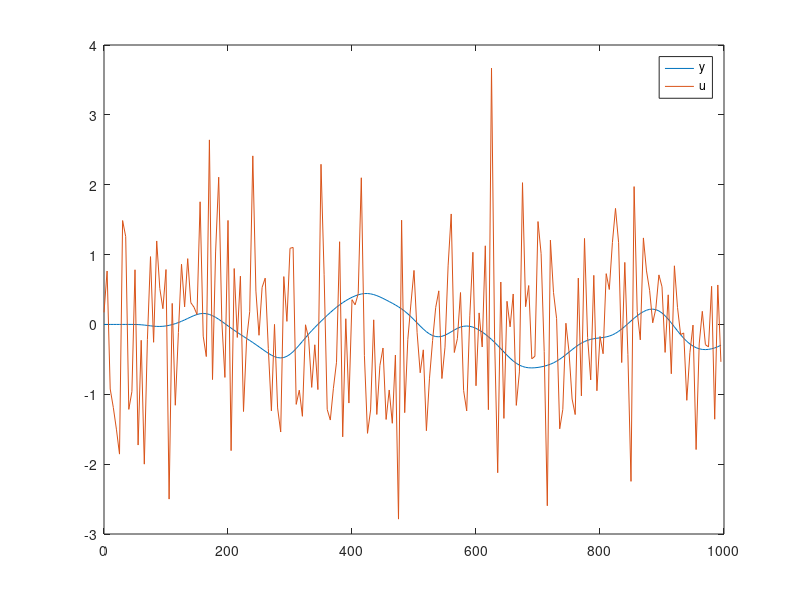

Reproduce this figure in MATLAB. (Note: this script raises an error after producing the figure.)
% First specify continuous system S, Eqn. 6.10.
Kp = 1; % System gain Kp
ntau = [-45 -45 4 2]; % numerator time constants
tau = [20,20,20,18,18,18,5,5,5,10,10,16,14,12]; % 14 time constants !

z = -1./ntau; p = -1./tau; % poles & zeros
S = zpk(z,p,Kp*prod(ntau)/prod(tau)); % System S in zpk form
N = 200; Ts = 5; t = Ts*[0:N-1]'; % Sample time Ts = 5
u = randn(N,1); y = lsim(S,u,t); % Generate 200 i/o pairs

plot(t,y)
hold on
plot(t,u)
legend('y','u')



%% Try-Square wave

n=5000;

t = linspace(0,20000,n)';
Fd = Amplitude*square((2*pi/Period)*t_sim);
plot(t,Fd)
